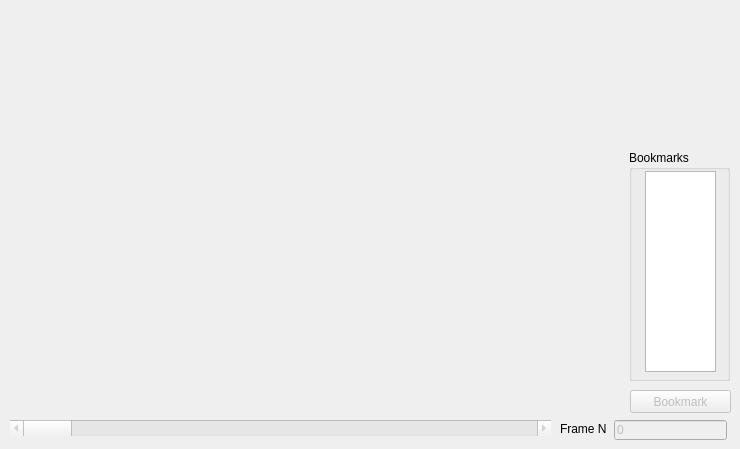
    <widget class="QWidget" name="tab_4">
     <attribute name="title">
      <string>Image Viewer</string>
     </attribute>
     <widget class="QLabel" name="ImageLabel">
      <property name="geometry">
       <rect>
        <x>10</x>
        <y>10</y>
        <width>600</width>
        <height>400</height>
       </rect>
      </property>
      <property name="text">
       <string/>
      </property>
     </widget>
     <widget class="QScrollBar" name="ImageLabelScrollBar">
      <property name="enabled">
       <bool>false</bool>
      </property>
      <property name="geometry">
       <rect>
        <x>10</x>
        <y>420</y>
        <width>541</width>
        <height>16</height>
       </rect>
      </property>
      <property name="orientation">
       <enum>Qt::Horizontal</enum>
      </property>
     </widget>
     <widget class="QLineEdit" name="MasterFrameEdit2">
      <property name="enabled">
       <bool>false</bool>
      </property>
      <property name="geometry">
       <rect>
        <x>614</x>
        <y>420</y>
        <width>113</width>
        <height>20</height>
       </rect>
      </property>
      <property name="text">
       <string>0</string>
      </property>
     </widget>
     <widget class="QLabel" name="label_15">
      <property name="geometry">
       <rect>
        <x>560</x>
        <y>422</y>
        <width>46</width>
        <height>13</height>
       </rect>
      </property>
      <property name="text">
       <string>Frame Nr.</string>
      </property>
     </widget>
     <widget class="QGroupBox" name="groupBox_3">
      <property name="geometry">
       <rect>
        <x>629</x>
        <y>150</y>
        <width>101</width>
        <height>231</height>
       </rect>
      </property>
      <property name="title">
       <string>Bookmarks</string>
      </property>
     </widget>
     <widget class="QPushButton" name="bookmarkButton">
      <property name="enabled">
       <bool>false</bool>
      </property>
      <property name="geometry">
       <rect>
        <x>630</x>
        <y>390</y>
        <width>101</width>
        <height>23</height>
       </rect>
      </property>
      <property name="text">
       <string>Bookmark</string>
      </property>
     </widget>
     <widget class="QListWidget" name="bookmarkListView">
      <property name="geometry">
       <rect>
        <x>645</x>
        <y>171</y>
        <width>71</width>
        <height>201</height>
       </rect>
      </property>
     </widget>
    </widget>
